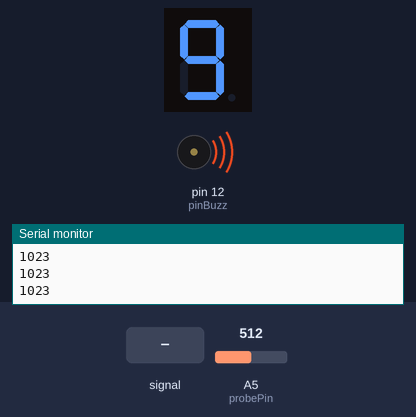
Recording of a sketch running on a simulated Arduino Uno, built with avr-gcc and run on an emulated ATmega328P. Parts: 1-digit seven-segment display, buzzer (waves = sounding), the last lines printed to the serial monitor. Wiring (inferred from the names in the program): 1-digit 7-segment display, segments lit when HIGH: segments pin 2, pin 3, pin 4, pin 5, pin 6, pin 7, pin 8, pin 9. The inputs (shaded band) are chosen by the test bench; at power-on: A5 (probePin) = 512. The segment pins are drawn as the display they are named for.

Above: at 1.2 s.
1.3 s: A5 (probePin) fed a 200 Hz sine of ±460 counts around its level
At 2.06 s:
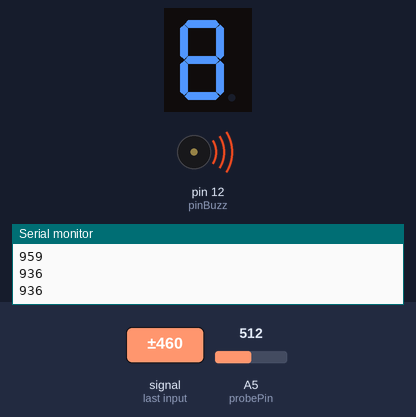
4.3 s: A5 (probePin) set to 40
At 5.03 s:
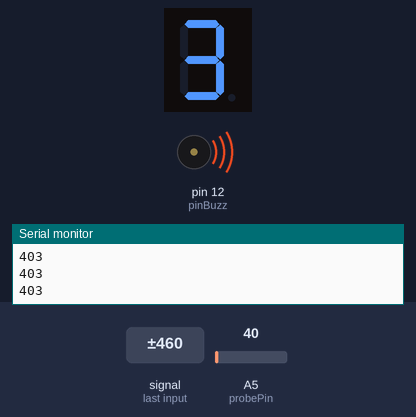
5.9 s: A5 (probePin) set to 0
At 7.1 s:
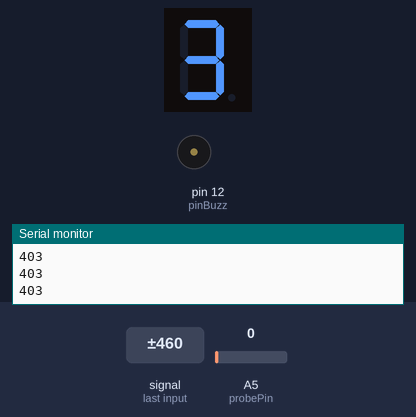
7.4 s: A5 (probePin) set to 122
At 7.66 s:
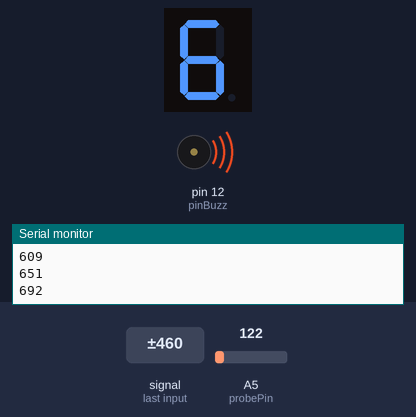
Timing chart, 0 to 10.3 s (numbered marks = the images above; inputs shaded):
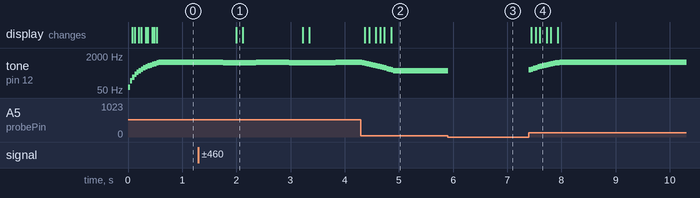

The sketch:

Homework3.ino
```cpp
const int pinA = 2;
const int pinB = 3;
const int pinC = 4;
const int pinD = 5;

const int pinE = 6;
const int pinF = 7;
const int pinG = 8;
const int pinDP = 9;

const int pinBuzz = 12;

#define NUM_READINGS 15

int senseLimit = 100;
int probePin = A5;
int val = 0;

int readings[NUM_READINGS];
int index = 0;
int total = 0;
int average = 0;

int updateTime = 40;

bool state = HIGH;

int digit = 0;

const int segSize = 8;
const int nrDigits = 10;

int segments[segSize] = {pinA, pinB, pinC, pinD, pinE, pinF, pinG, pinDP};

bool digitMatrix[nrDigits][segSize - 1] = {
// a  b  c  d  e  f  g
  {1, 1, 1, 1, 1, 1, 0}, // 0
  {0, 1, 1, 0, 0, 0, 0}, // 1
  {1, 1, 0, 1, 1, 0, 1}, // 2
  {1, 1, 1, 1, 0, 0, 1}, // 3
  {0, 1, 1, 0, 0, 1, 1}, // 4
  {1, 0, 1, 1, 0, 1, 1}, // 5
  {1, 0, 1, 1, 1, 1, 1}, // 6
  {1, 1, 1, 0, 0, 0, 0}, // 7
  {1, 1, 1, 1, 1, 1, 1}, // 8
  {1, 1, 1, 1, 0, 1, 1}  // 9
};

void setup() {
  // put your setup code here, to run once:
  for(int i = 0; i < segSize; i++) {
    pinMode(segments[i], OUTPUT);
  }

  for (int i = 0; i < NUM_READINGS; i++)
    readings[i] = 0;

  pinMode(probePin, INPUT);
  pinMode(pinBuzz, OUTPUT);

  Serial.begin(9600);
}

void displayNumber(byte digit, bool decimalPoint) {
  for(int i = 0; i < segSize - 1; i++) {
    digitalWrite(segments[i], digitMatrix[digit][i]);
  }

  digitalWrite(pinDP, decimalPoint);
}

void loop() {
  // put your main code here, to run repeatedly:
  val = analogRead(probePin);  // take a reading from the probe

  if(val >= 1){                // if the reading isn't zero, proceed
    val = constrain(val, 1, senseLimit);  // turn any reading higher than the senseLimit value into the senseLimit value
    val = map(val, 1, senseLimit, 1, 1023);  // remap the constrained value within a 1 to 1023 range

    total -= readings[index];               // subtract the last reading
    readings[index] = val; // read from the sensor
    total += readings[index];               // add the reading to the total
    index = (index + 1);                    // advance to the next index

    if (index >= NUM_READINGS)               // if we're at the end of the array...
      index = 0;                            // ...wrap around to the beginning

    average = total / NUM_READINGS;          // calculate the average

    if (average > 50){                // if the average is over 50 ...
      displayNumber(0, false);   // Show a 0
    }

    if (average > 150){               // and so on ...
      displayNumber(1, false);   // Show a 1

    }

    if (average > 250){
      displayNumber(2, false);   // Show a 2

    }

    if (average > 350){
      displayNumber(3, false);   // Show a 3
      tone(pinBuzz, 90, 30);
    }

    if (average > 450){
      displayNumber(4, false);   // Show a 4
      tone(pinBuzz, 90, 40);
    }

    if (average > 550){
      displayNumber(5, false);   // Show a 5
    }

    if (average > 650){
      displayNumber(6, false);   // Show a 6

    }

    if (average > 750){
      displayNumber(7, false);   // Show a 7
    }

    if (average > 850){
      displayNumber(8, false);   // Show a 8
    }

    if (average > 950){
      displayNumber(9, false);   // Show a 9
    }
    tone(pinBuzz, average, updateTime);
    Serial.println(average); // use output to aid in calibrating
    delay(updateTime);
  }
}
```

Measured:
- after the input at 1.3 s, tone on pin 12 (pinBuzz): plays 989 Hz for 0.24 s, 959 Hz for 0.24 s, 936 Hz for 0.12 s, 969 Hz for 0.24 s, 1000 Hz for 0.25 s, 1023 Hz for 0.12 s … (15 notes in this stretch), starting after 0.21 s; the display: changes after 0.70 s (image 1)
- after the input at 5.9 s, tone on pin 12 (pinBuzz): 403 Hz → silent at once
- after the input at 7.4 s, tone on pin 12 (pinBuzz): plays 444 Hz for 0.04 s, 485 Hz for 0.04 s, 527 Hz for 0.04 s, 568 Hz for 0.04 s, 609 Hz for 0.04 s, 651 Hz for 0.04 s … (15 notes in this stretch), starting at once; the display: first changes at once (image 4 shows a later state)
- by itself, tone on pin 12 (pinBuzz): plays 68 Hz for 0.04 s, 136 Hz for 0.04 s, 204 Hz for 0.04 s, 272 Hz for 0.04 s, 341 Hz for 0.04 s, 409 Hz for 0.04 s … (15 notes in this stretch)
